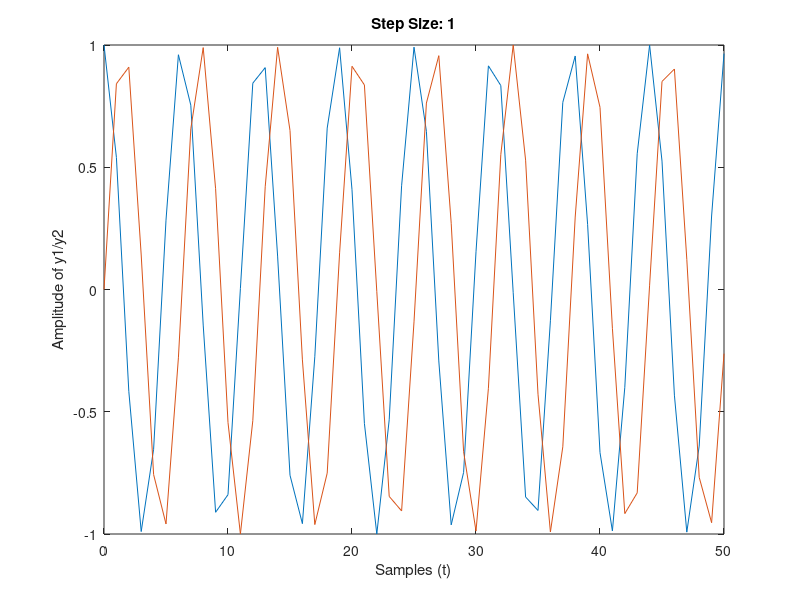
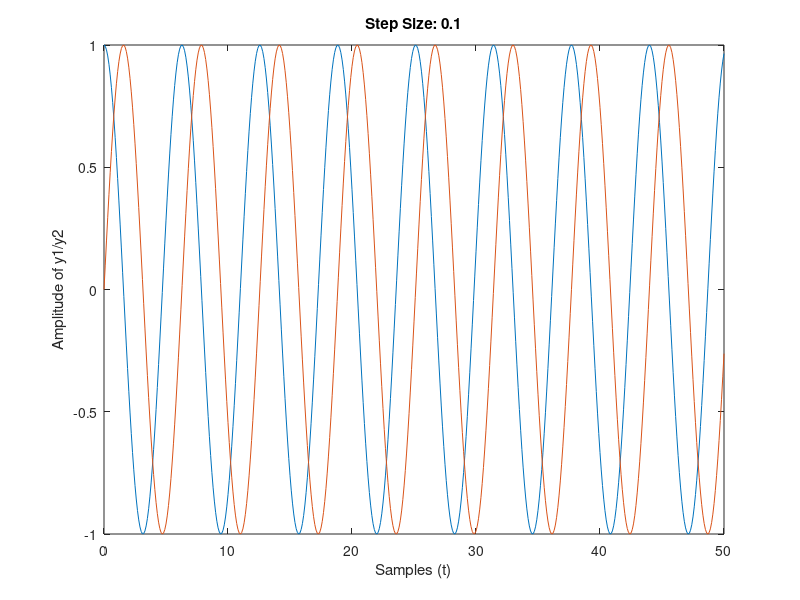

These charts were generated, in order, by the following MATLAB code:
% p2a
t=0:1:50;
y1=cos(t);
y2=sin(t);
figure
plot(t,y1,t,y2);
title('Step Size: 1');
xlabel('Samples (t)');
ylabel('Amplitude of y1/y2');

%p2b
t=0:0.1:50;
y1=cos(t);
y2=sin(t);
figure
plot(t,y1,t,y2);
title('Step Size: 0.1');
xlabel('Samples (t)');
ylabel('Amplitude of y1/y2');